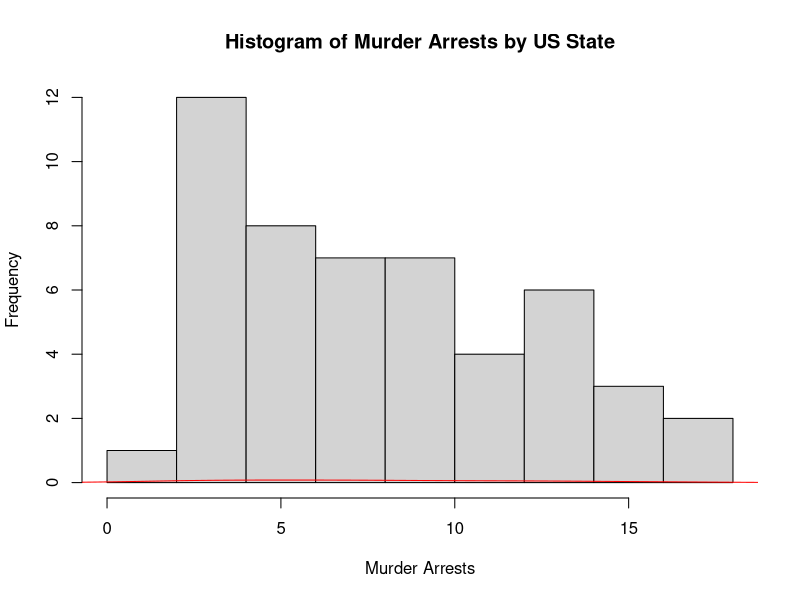
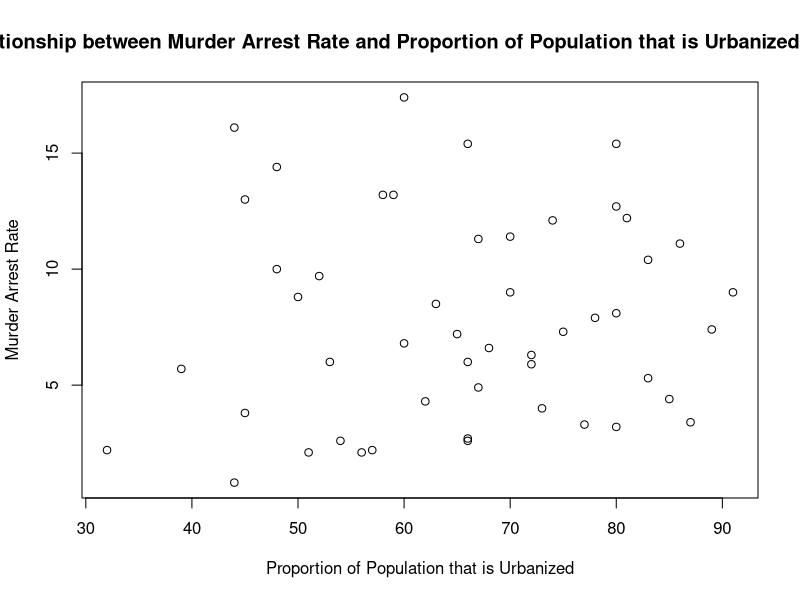
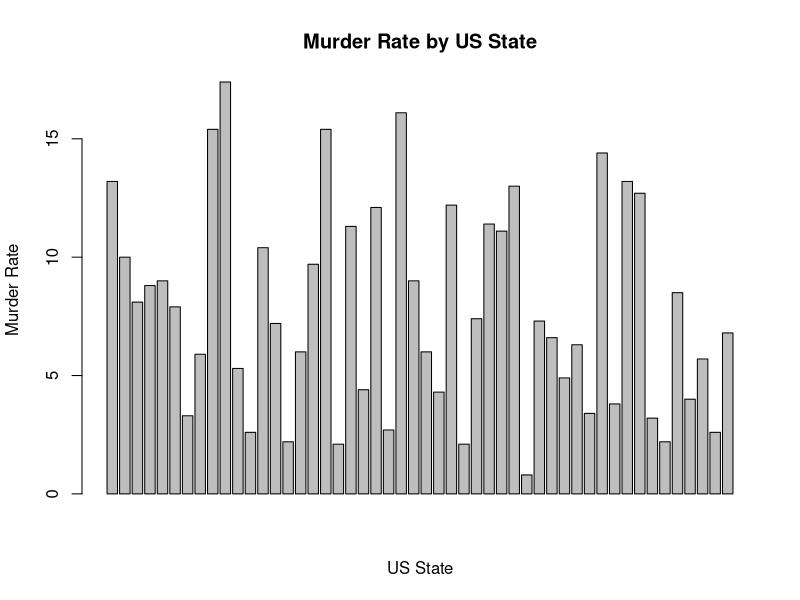

Reproduce these figures in R, in order.
# Load the USArrests dataset
data(USArrests)

# Explore the summary of the dataset
summary(USArrests)
# Print the state which saw the largest total number of rape
rape_max_state <- rownames(USArrests)[which.max(USArrests$Rape)]
print(paste("The state which saw the largest total number of rape is", rape_max_state))
# Print the states with the max & min crime rates for murder
murder_max_state <- rownames(USArrests)[which.max(USArrests$Murder)]
murder_min_state <- rownames(USArrests)[which.min(USArrests$Murder)]
print(paste("The state with the highest crime rate for murder is", murder_max_state))
print(paste("The state with the lowest crime rate for murder is", murder_min_state))
# Find the correlation among the features
correlation <- cor(USArrests)

# Print the states which have assault arrests more than the median of the country
assault_median <- median(USArrests$Assault)
assault_more_than_median <- rownames(USArrests)[which(USArrests$Assault > assault_median)]
print(paste("The states which have assault arrests more than the median of the country are", assault_more_than_median))

# Print the states that are in the bottom 25% of murder
murder_quantile <- quantile(USArrests$Murder, 0.25)
bottom_25_percent_murder <- rownames(USArrests)[which(USArrests$Murder < murder_quantile)]
print(paste("The states that are in the bottom 25% of murder are", bottom_25_percent_murder))
# Create a histogram and density plot of murder arrests by US state
hist(USArrests$Murder, main = "Histogram of Murder Arrests by US State", xlab = "Murder Arrests")
lines(density(USArrests$Murder), col = "red")

# Create the plot that shows the relationship between murder arrest rate and proportion of the population that is urbanized by state
plot(USArrests$UrbanPop, USArrests$Murder, main = "Relationship between Murder Arrest Rate and Proportion of Population that is Urbanized by State", xlab = "Proportion of Population that is Urbanized", ylab = "Murder Arrest Rate")
points(USArrests$UrbanPop, USArrests$Assault, col = heat.colors(length(USArrests$Assault))[rank(USArrests$Assault)])

# Draw a bar graph to show the murder rate for each of the 50 states
barplot(USArrests$Murder, main = "Murder Rate by US State", xlab = "US State", ylab = "Murder Rate")
